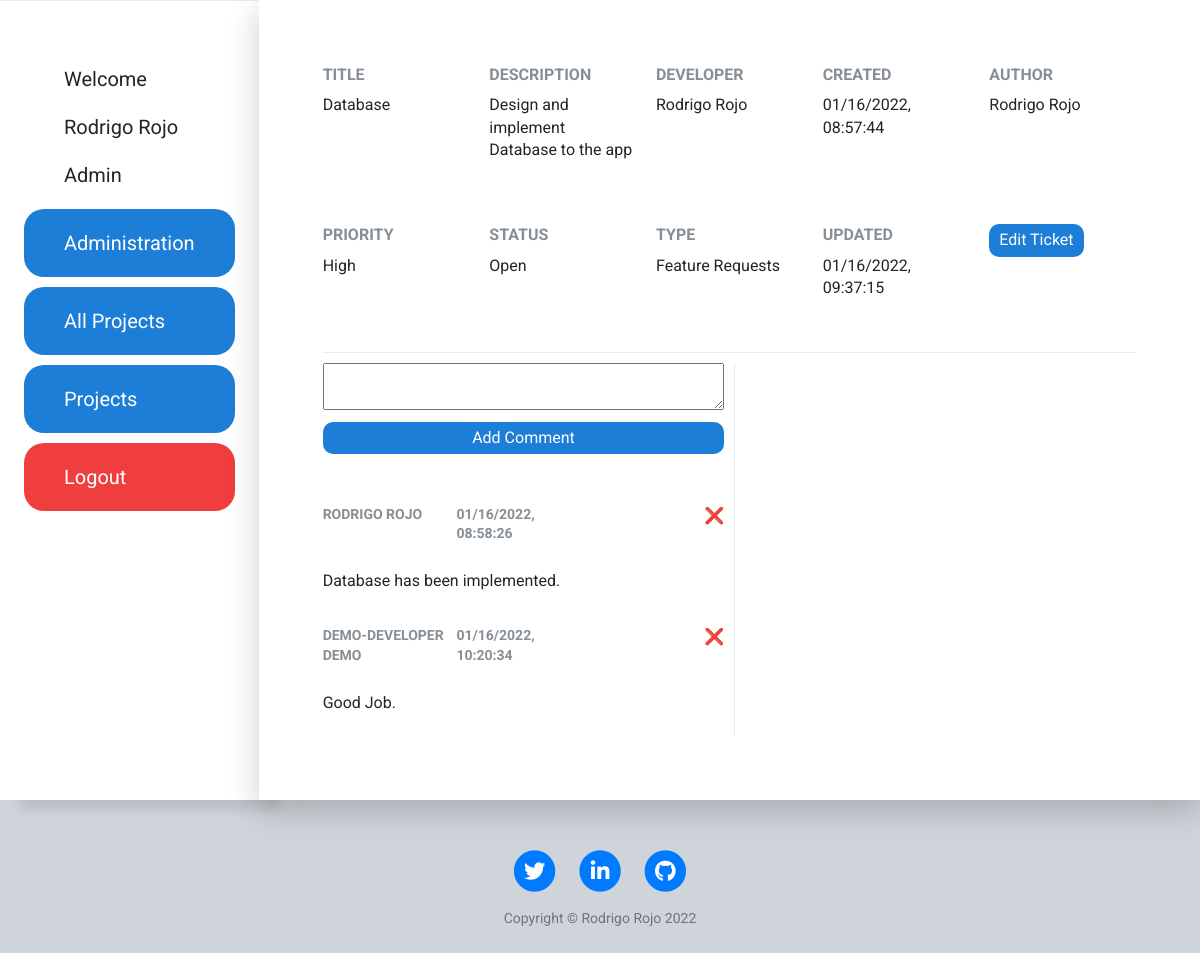
Before: /ticket/10 (signed in) with the older database file.
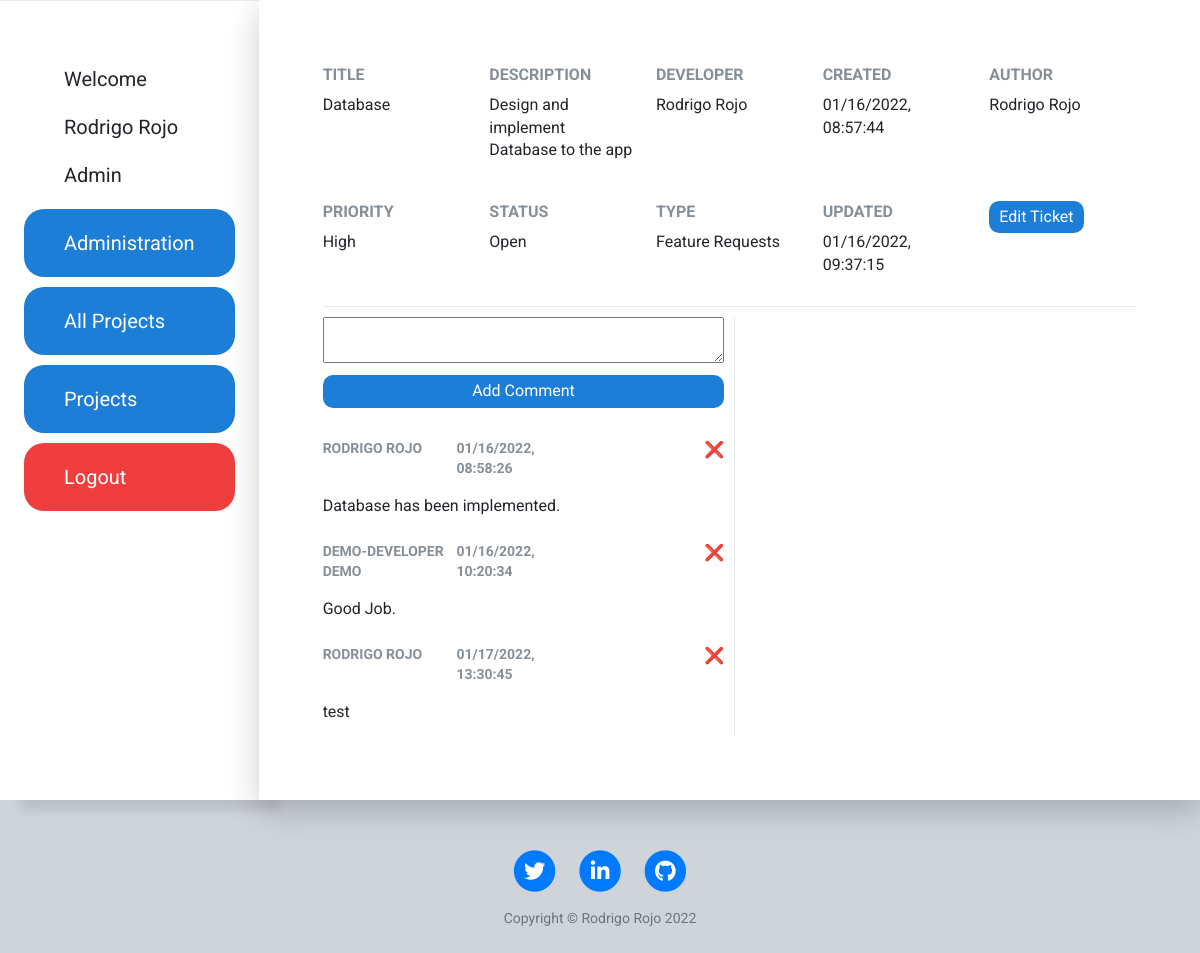
After: the same page with the newer database file.
### tables this page shows
CREATE TABLE comment(id integer PRIMARY KEY,author VARCHAR(100),message VARCHAR(1000),created VARCHAR(100),ticket_id integer NOT NULL,user_id integer NOT NULL,CONSTRAINT FK_user FOREIGN KEY (user_id) REFERENCES user (id),CONSTRAINT fk_ticket FOREIGN KEY (ticket_id) REFERENCES ticket (id));

### main.py (the view)
@app.route("/ticket/<id>")
@login_required
def ticket(id):
    current_ticket = database.get_ticket_by_id(id)
    devs = database.get_project_devs(current_ticket[10])
    comments = database.get_comments_by_ticket_id(id)
    return render_template("ticket.html", ticket=current_ticket, comments=comments, devs=devs, year=year)

### database.py (called while the page is built)
def get_ticket_by_id(id):
    conn = sqlite3.connect(database="bug_tracker.db")
    cur = conn.cursor()
    sql = f''' SELECT *
               FROM ticket
               WHERE id = '{id}'; '''
    cur.execute(sql)
    data = cur.fetchone()
    conn.close()
    return data

def get_project_devs(project_id):
    conn = sqlite3.connect(database="bug_tracker.db")
    cur = conn.cursor()
    sql = f''' SELECT DISTINCT user.id, user.first_name, user.last_name, user.role, user.email
               FROM project_dev
               LEFT JOIN user
               ON user.id = project_dev.user_id
               WHERE project_id = {project_id}; '''
    cur.execute(sql)
    data = cur.fetchall()
    conn.close()
    return data

def get_comments_by_ticket_id(id):
    conn = sqlite3.connect(database="bug_tracker.db")
    cur = conn.cursor()
    sql = f''' SELECT *
               FROM comment
               WHERE ticket_id = '{id}'; '''
    cur.execute(sql)
    data = cur.fetchall()
    conn.close()
    return data

### main.py (called while the page is built)
@login_manager.user_loader
def load_user(user_id):
    return User.query.get(user_id)

### templates/ticket.html (shortened to what this page needs)
{% include "header.html" %}
<div class="main-ticket-container shadow">
    <div class="ticket">
        <div>
            <label>Title</label>
            <p>{{ticket[1]}}</p>
        </div>
        <div>
            <label>Description</label>
            <p>{{ticket[2]}}</p>
        </div>
        <div>
            <label>Developer</label>
            <p>{{ticket[3]}}</p>
        </div>
        <div>
            <label>Created</label>
            <p>{{ticket[4]}}</p>
        </div>
        <div>
            <label>Author</label>
            <p>{{ticket[5]}}</p>
        </div>
        <div>
            <label>Priority</label>
            <p>{{ticket[6]}}</p>
        </div>
        <div>
            <label>Status</label>
            <p>{{ticket[7]}}</p>
        </div>
        <div>
            <label>Type</label>
            <p>{{ticket[8]}}</p>
        </div>
        <div>
            <label>Updated</label>
            <p>{{ticket[9]}}</p>
        </div>
        {% if current_user.role == "Project Manager" or current_user.role == "Admin" %}
        <div>
            <button id="myBtn" class="edit-ticket-btn" data-toggle="modal" data-target="#exampleModalCenter">Edit
                Ticket</button>
        </div>
        {% endif %}
    </div>
    <div class="comments-container scroll grid">
        <div class="add-comment">
            <form method="post" action="{{url_for('add_comment')}}">
                <div class="grid">
                    <textarea cols="60" name="message"></textarea>
                    <input class="comment-btn" type="submit" value="Add Comment">
                </div>
            </form>
        </div>
        {% for comment in comments %}
        <div class="comments grid">
            <p class="user_data">{{comment[1]}}</p>
            <p class="second-item user_data">{{comment[3]}}</p>
            {% if current_user.role == "Admin" %}
            <a class="last-item"
                href="{{url_for('delete_comment', comment_id=comment[0], ticket_id=ticket[0], project_id=ticket[10])}}">❌</a>
            {% endif %}
            <p class="text">{{comment[2]}}</p>
        </div>
        {% endfor %}
    </div>
    <div class="ticket-edit-container">
    </div>
</div>
{% include "footer.html" %}

Changed rows visible on the page:
added comment: author "RODRIGO ROJO", created "01/17/2022, 13:30:45", message "test"
